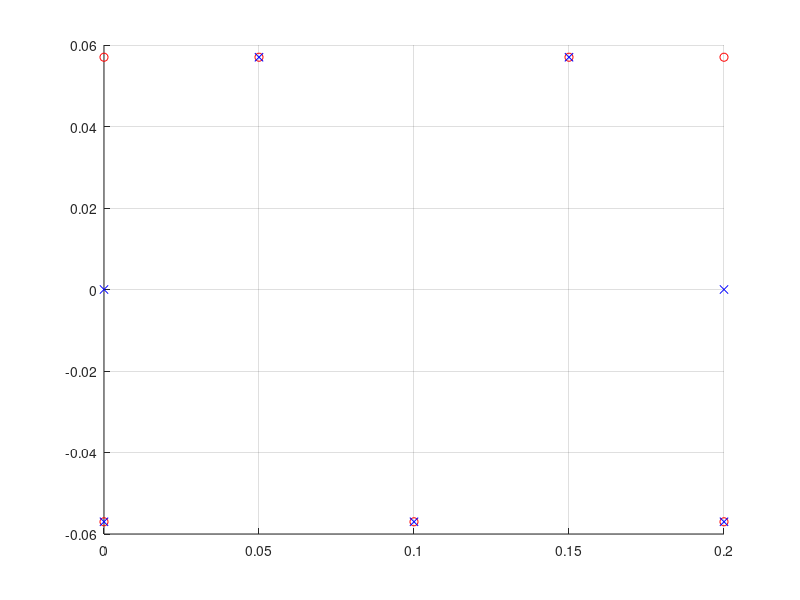

Here is the MATLAB script that generated this plot: (Note: this script raises an error after producing the figure.)
clear all
close all
clc
% UXA_CoMGenerator([0 0 0.5]',1,0.01,1);
%% Walk Phase based on page 34
% J. Rose and J. G. Gamble, Eds., Human walking, 3rd ed. Philadelphia: 
% Lippincott Williams & Wilkins, 2006J. Rose and J. G. Gamble, Eds., Human 
% walking, 3rd ed. Philadelphia: Lippincott Williams & Wilkins, 2006
% Development Phase !! DO NOT MODIFY
walkstep = 0.05;
HipWidth = 0.114;
    
FootStepDesign = [     0     walkstep walkstep walkstep walkstep      0;
                    HipWidth HipWidth HipWidth HipWidth HipWidth HipWidth];                
s_x = FootStepDesign(1,:);
s_y = FootStepDesign(2,:);
ZMPDesign = [     0     walkstep walkstep walkstep walkstep      0;
             HipWidth/2 HipWidth HipWidth HipWidth HipWidth HipWidth/2];
zmp_x = ZMPDesign(1,:);
zmp_y = ZMPDesign(2,:);

[~,NumStep] = size(FootStepDesign);

LeftStanceFirst = 0; % if true: First swing leg is Right Leg

StanceFoot_init = [0 HipWidth/2];
StanceFoot = zeros(NumStep+1,2); % Stance Foot placement Desired
StanceFoot(1,1) = StanceFoot_init(1);
StanceFoot(1,2) = StanceFoot_init(2);

ZMP_init = [0 0];
ZMPRef = zeros(NumStep+1,2); % Stance Foot placement Desired
ZMPRef(1,1) = ZMP_init(1);
ZMPRef(1,2) = ZMP_init(2);

for n = 1:NumStep 
    % Equation 4.50
    StanceFoot(n+1,1) = StanceFoot(n,1) + s_x(n);
    ZMPRef(n+1,1)     = ZMPRef(n,1)     + zmp_x(n);
    if LeftStanceFirst
        StanceFoot(n+1,2) = StanceFoot(n,2) - (-1)^(n)*s_y(n);
        ZMPRef(n+1,2)     = ZMPRef(n,2)     - (-1)^(n)*zmp_y(n);
    else
        StanceFoot(n+1,2) = StanceFoot(n,2) + (-1)^(n)*s_y(n); 
        ZMPRef(n+1,2)     = ZMPRef(n,2)     + (-1)^(n)*zmp_y(n);  
    end    
end

figure
hold on
plot(StanceFoot(:,1),StanceFoot(:,2),'or')
plot(ZMPRef(:,1)    ,ZMPRef(:,2)    ,'xb')
grid on

Tcycle = 1.0;
dt = 0.01; % Sampling time
StartPhase = 'DS';
StopPhase = 'DS';

T_ss = Tcycle/2*0.8; % Single support
T_ds = Tcycle/2*0.2; % Double support
T_sw = Tcycle*0.4;   % Swing  phase
T_st = Tcycle*0.6;   % Stance phase
DSPeriod = 0:dt:T_ds;DSPeriod = DSPeriod'; % Double support
NumPointDS = length(DSPeriod);
SSPeriod = 0:dt:T_ss;SSPeriod = SSPeriod'; % Single support
NumPointSS = length(SSPeriod);
SWPeriod = 0:dt:T_sw;SWPeriod = SWPeriod'; % Swing  phase
NumPointSW = length(SWPeriod);
STPeriod = 0:dt:T_st;STPeriod = STPeriod'; % Stance phase
NumPointST = length(STPeriod);
time = [];

%%% Support state
% SupportState = 1 : Double support phase
% SupportState = 0 : Single support phase
SupportState = 1;
ZMP_x = [];
ZMP_y = [];
current_time = 0;
for idx = 2:NumStep+1
    %%% Double support phase
    zmpx = linspace(ZMPRef(idx-1,1),ZMPRef(idx,1),NumPointDS)';
    zmpy = linspace(ZMPRef(idx-1,2),ZMPRef(idx,2),NumPointDS)';
    
    % Store data
    time =[time;current_time+DSPeriod];
    ZMP_x = [ZMP_x;zmpx];
    ZMP_y = [ZMP_y;zmpy];
    %%% Single support phase
    zmpx = repmat(ZMPRef(idx,1),[NumPointSS,1]);
    zmpy = repmat(ZMPRef(idx,2),[NumPointSS,1]);
    current_time = time(end);
    % Store data
    time =[time;current_time+SSPeriod];
    ZMP_x = [ZMP_x;zmpx];
    ZMP_y = [ZMP_y;zmpy];
    current_time = time(end);
end

WalkkingTime = time(end); 

%% Remove duplicate value in time series
NumData = length(time);
DuplicateIdx = [];
for idx = 1:NumData-1
    if time(idx) == time(idx+1)
        DuplicateIdx = [DuplicateIdx;idx];       
    end
end
time(DuplicateIdx)=[];
ZMP_x(DuplicateIdx) = [];
ZMP_y(DuplicateIdx) = [];
%%% ----------------------------------------

%% Foot trajectory
% LFeetStance = zeros(3,3);
% RFeetStance = zeros(3,3);
% idxL = 0;
% idxR = 0;
% for idx = 1:6
%     if StanceFoot(idx,2) > 0
%         idxL = idxL+1;
%         LFeetStance(idxL,1) = StanceFoot(idx,1);
%         LFeetStance(idxL,2) = StanceFoot(idx,2);
%     else
%         idxR = idxR+1;
%         RFeetStance(idxR,1) = StanceFoot(idx,1);
%         RFeetStance(idxR,2) = StanceFoot(idx,2);
%     end
% end
LFeetStance = [];
RFeetStance = [];

if LeftStanceFirst
    LeftFlag = 0;
else
    LeftFlag = 1;
end

for idx = 1:NumStep+1
    if LeftFlag
        LFeetStance = [LFeetStance;[StanceFoot(idx,:) 0]];
    else
        RFeetStance = [RFeetStance;[StanceFoot(idx,:) 0]];
    end
    LeftFlag = bitxor(LeftFlag,1);
end

%% Right Leg stance first
timeRFeet = 0;
RFeet = RFeetStance(1,:);
[row,~] = size(RFeetStance);
for idx = 2:row
    % Stance phase
    timeRFeet = [timeRFeet;timeRFeet(end) + T_st];    
    RFeet = [RFeet;RFeetStance(idx-1,:)];
    % Swing phase
    timeRFeet = [timeRFeet;timeRFeet(end)+ T_sw];
    RFeet = [RFeet;RFeetStance(idx,:)];
end
%%%------------------

%% Left Leg swing first

timeLFeet = 0;
LFeet = [];
[row,~] = size(LFeetStance);
for idx = 2:row    
    % Swing phase
    timeLFeet = [timeLFeet;timeLFeet(end) + T_sw];    
    LFeet = [LFeet;LFeetStance(idx-1,:)];    
    % Stance phase
    timeLFeet = [timeLFeet;timeLFeet(end) + T_st];   
    LFeet = [LFeet;LFeetStance(idx,:)];    
end
LFeet = [LFeet;LFeetStance(row,:)];
%%%------------------

%% Create Ankle data for Right leg
timeR = [];
AnkleR = [];
current_time = 0;
for idx = 1:length(RFeet)-1
    if (RFeet(idx,1) == RFeet(idx+1,1))
        % Right Leg is in Stance phase
        timeR = [timeR;current_time+STPeriod];
        AnkleR = [AnkleR;repmat(RFeet(idx,:),size(STPeriod))];
        current_time = timeR(end);
    else
        % Right Leg is in Swing phase
        timeR = [timeR;current_time+SWPeriod];        
        [~,pos_X] = UXA_Ankle_X(RFeet(idx,1),RFeet(idx+1,1),timeRFeet(idx),timeRFeet(idx+1),0.01);        
        [~,pos_Z] = UXA_Ankle_Z(0.1,timeRFeet(idx),timeRFeet(idx+1),0.01);
        pos_Y = repmat(RFeet(idx,2),size(SWPeriod));
        AnkleR = [AnkleR;[pos_X pos_Y pos_Z]];
        current_time = timeR(end);
    end
end
% Adding final state of Right
% when robot stop: both feet in double support phase
tmpTime = (timeR(end):dt:WalkkingTime)';
timeR = [timeR;tmpTime];
AnkleR = [AnkleR;repmat(AnkleR(end,:),size(tmpTime))];

%%% It OK!
%%%----------------------------------

%% Create Ankle data for Left leg
timeL = [];
AnkleL = [];
current_time = 0;
for idx = 1:length(LFeet)-1
    if (LFeet(idx,1) == LFeet(idx+1,1))
        % Left Leg is in Stance phase
        timeL = [timeL;current_time+STPeriod];
        AnkleL = [AnkleL;repmat(LFeet(idx,:),size(STPeriod))];
        current_time = timeL(end);
    else
        % Left Leg is in Swing phase
        timeL = [timeL;current_time+SWPeriod];        
        [~,pos_X] = UXA_Ankle_X(LFeet(idx,1),LFeet(idx+1,1),timeLFeet(idx),timeLFeet(idx+1),0.01);        
        [~,pos_Z] = UXA_Ankle_Z(0.1,timeLFeet(idx),timeLFeet(idx+1),0.01);
        pos_Y = repmat(LFeet(idx,2),size(SWPeriod));
        AnkleL = [AnkleL;[pos_X pos_Y pos_Z]];
        current_time = timeL(end);
    end
end
% Vi tri ban dau hai chan o vi tri double support
% Vi then trong khoang thoi gian 0 ->T_ds, chan trai dung yen
% Bo sung them khoang thoi gian do vao chan trai
% Xem them hinh anh human walking giat (search google)
LeftFeet_Init = repmat(LFeetStance(1,:),size(DSPeriod));
LeftTime_Init = DSPeriod;
AnkleL = [LeftFeet_Init;AnkleL];
timeL = [LeftTime_Init;LeftTime_Init(end)+timeL];

%%% Thoi gian tao quy dao ZMP, LeftFoot, RightFoot la khac nhau  vi vay can
%%% phai dong bo hoa thoi gia cua 3 quy dao duoc tao ra
time_end = [time(end) timeL(end) timeR(end)];
[max_time,~] = max(time_end);

tmpTime = (timeR(end):dt:max_time)';
timeR = [timeR;tmpTime];
AnkleR = [AnkleR;repmat(AnkleR(end,:),size(tmpTime))];
% Adding final state of Left Leg
% when robot stop: both feet in double support phase
tmpTime = (timeL(end):dt:max_time)';
timeL = [timeL;tmpTime];
AnkleL = [AnkleL;repmat(AnkleL(end,:),size(tmpTime))];

tmpTime = (time(end):dt:max_time)';
time = [time;tmpTime];
ZMP_x = [ZMP_x;repmat(ZMP_x(end,:),size(tmpTime))];
ZMP_y = [ZMP_y;repmat(ZMP_y(end,:),size(tmpTime))];
%%% It OK!
%%%----------------------------------

%% Remove duplicate value in time series of data
NumData = length(timeL);
DuplicateIdx = [];
for idx = 1:NumData-1
    if timeL(idx) == timeL(idx+1)
        DuplicateIdx = [DuplicateIdx;idx];       
    end
end
timeL(DuplicateIdx)=[];
AnkleL(DuplicateIdx,:) = [];
%---
NumData = length(timeR);
DuplicateIdx = [];
for idx = 1:NumData-1
    if timeR(idx) == timeR(idx+1)
        DuplicateIdx = [DuplicateIdx;idx];       
    end
end
timeR(DuplicateIdx)=[];
AnkleR(DuplicateIdx,:) = [];

%%% ----------------------------------------
%%% Plot ankle trajectory
figure
title('Ankle Trajacetory')
subplot(3,1,1)
hold on
plot(timeR,AnkleR(:,1),'-r');
plot(timeL,AnkleL(:,1),'-b')
legend('Right','Left');
grid on
title('X direction');
subplot(3,1,2);
hold on
plot(timeR,AnkleR(:,2),'-r');
plot(timeL,AnkleL(:,2),'-b');
legend('Right','Left');
title('Y direction');
grid on
subplot(3,1,3);
hold on
plot(timeR,AnkleR(:,3),'-r');
plot(timeL,AnkleL(:,3),'-b');
legend('Right','Left');
title('Z direction');
grid on

% X = UXA_Ankle(xstart,xend,tstart,tend)
% figure
% subplot(3,1,1)
% plot(time,ZMP_x,'-r');
% grid on
% subplot(3,1,2)
% plot(time,ZMP_y,'-r');
% grid on
% subplot(3,1,3)
% plot(ZMP_x,ZMP_y,'-r');
% grid on
% 
ZMPDeseried = [ZMP_x ZMP_y];
[CoM,dCoM]= CalCoMbasedCartTable( ZMPDeseried,dt,0.52);

figure
title('ZMP and CoM Trajacetory')
subplot(2,1,1)
hold on
plot(time,ZMPDeseried(:,1),'-r')
plot(time,CoM(:,1),'-b')
grid on
title('X direction')
legend('ZMP','CoM');
subplot(2,1,2)
hold on
plot(time,ZMPDeseried(:,2),'-r')
plot(time,CoM(:,2),'-b');
legend('ZMP','CoM');
title('Y direction')

save Time.mat time
save CoMSim.mat CoM
save AnkleL.mat AnkleL
save AnkleR.mat AnkleR
save dCoMSim.mat dCoM
% 
% figure
% subplot(2,1,1)
% hold on
% plot(time,dCoM(:,1),'-b')
% subplot(2,1,2)
% hold on
% plot(time,dCoM(:,2),'-b')
